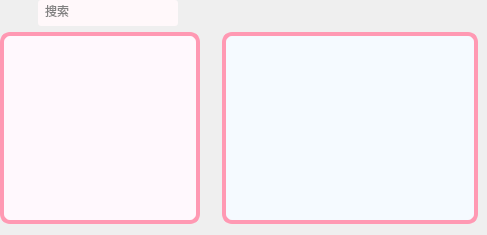
      <widget class="QWidget" name="page_friends">
       <layout class="QGridLayout" name="gridLayout_4">
        <property name="leftMargin">
         <number>0</number>
        </property>
        <property name="topMargin">
         <number>0</number>
        </property>
        <property name="rightMargin">
         <number>9</number>
        </property>
        <property name="bottomMargin">
         <number>11</number>
        </property>
        <item row="1" column="1">
         <widget class="CustomTextEdit" name="edit_show2">
          <property name="enabled">
           <bool>true</bool>
          </property>
          <property name="sizePolicy">
           <sizepolicy hsizetype="Expanding" vsizetype="Expanding">
            <horstretch>0</horstretch>
            <verstretch>0</verstretch>
           </sizepolicy>
          </property>
          <property name="mouseTracking">
           <bool>false</bool>
          </property>
          <property name="contextMenuPolicy">
           <enum>Qt::ContextMenuPolicy::ActionsContextMenu</enum>
          </property>
          <property name="styleSheet">
           <string notr="true">QTextEdit {
    font: 12pt &quot;Microsoft YaHei UI&quot;;
    border: 4px solid rgba(255, 153, 179, 1);
    border-radius: 10px;
    background: rgba(245, 250, 255, 1);
    padding: 5px;
}

QScrollBar:vertical {
    width: 12px;
    background: #f0f0f0;
    border-radius: 6px;
    margin: 0px;
    padding: 0px;
}

QScrollBar::handle:vertical {
    background: #888;
    min-height: 40px;
    border-radius: 6px;
    margin: 0px;
}

QScrollBar::handle:vertical:hover {
    background: #555;
}

QScrollBar::add-line:vertical, QScrollBar::sub-line:vertical {
    height: 0px;
    background: none;
}

QScrollBar::add-page:vertical, QScrollBar::sub-page:vertical {
    background: none;
}

TalkStacked QScrollBar:vertical {
    width: 12px;
    background: #f0f0f0;
    border-radius: 6px;
    margin: 0;
    padding: 0;
}
TalkStacked QScrollBar::handle:vertical {
    background: #888;
    min-height: 40px;
    border-radius: 6px;
    margin: 0;
}
TalkStacked QScrollBar::handle:vertical:hover {
    background: #555;
}</string>
          </property>
         </widget>
        </item>
        <item row="1" column="0">
         <widget class="FriendList" name="list_friends">
          <property name="sizePolicy">
           <sizepolicy hsizetype="Fixed" vsizetype="Expanding">
            <horstretch>0</horstretch>
            <verstretch>0</verstretch>
           </sizepolicy>
          </property>
          <property name="minimumSize">
           <size>
            <width>200</width>
            <height>0</height>
           </size>
          </property>
          <property name="maximumSize">
           <size>
            <width>200</width>
            <height>16777215</height>
           </size>
          </property>
          <property name="cursor" stdset="0">
           <cursorShape>ArrowCursor</cursorShape>
          </property>
          <property name="contextMenuPolicy">
           <enum>Qt::ContextMenuPolicy::NoContextMenu</enum>
          </property>
          <property name="styleSheet">
           <string notr="true">QListView {
font: 450 11pt &quot;Microsoft YaHei UI Light&quot;;
border: 4px solid rgba(255, 153, 179, 1);
border-radius: 10px;
background: rgb(255, 248, 253);
padding: 5px;
}

QScrollBar:vertical {
width: 7px;
background: #f0f0f0;
border-radius: 8px;
}

QScrollBar::handle:vertical {
background: #888;
min-height: 40px;
border-radius: 10px;
}

QScrollBar::handle:vertical:hover {
background: #555;
}

QScrollBar::add-line:vertical, QScrollBar::sub-line:vertical {
background: none;
}

QScrollBar::add-page:vertical, QScrollBar::sub-page:vertical {
background: none;
}</string>
          </property>
          <property name="sizeAdjustPolicy">
           <enum>QAbstractScrollArea::SizeAdjustPolicy::AdjustIgnored</enum>
          </property>
          <property name="dragEnabled">
           <bool>false</bool>
          </property>
          <property name="dragDropMode">
           <enum>QAbstractItemView::DragDropMode::DropOnly</enum>
          </property>
          <property name="selectionBehavior">
           <enum>QAbstractItemView::SelectionBehavior::SelectRows</enum>
          </property>
          <property name="iconSize">
           <size>
            <width>100</width>
            <height>100</height>
           </size>
          </property>
          <property name="horizontalScrollMode">
           <enum>QAbstractItemView::ScrollMode::ScrollPerItem</enum>
          </property>
          <property name="movement">
           <enum>QListView::Movement::Static</enum>
          </property>
          <property name="resizeMode">
           <enum>QListView::ResizeMode::Fixed</enum>
          </property>
          <property name="viewMode">
           <enum>QListView::ViewMode::ListMode</enum>
          </property>
          <property name="uniformItemSizes">
           <bool>false</bool>
          </property>
          <property name="batchSize">
           <number>100</number>
          </property>
          <property name="selectionRectVisible">
           <bool>false</bool>
          </property>
         </widget>
        </item>
        <item row="0" column="0">
         <layout class="QHBoxLayout" name="horizontalLayout_13">
          <item>
           <widget class="QPushButton" name="but_logo2">
            <property name="sizePolicy">
             <sizepolicy hsizetype="Fixed" vsizetype="Fixed">
              <horstretch>0</horstretch>
              <verstretch>0</verstretch>
             </sizepolicy>
            </property>
            <property name="minimumSize">
             <size>
              <width>0</width>
              <height>26</height>
             </size>
            </property>
            <property name="styleSheet">
             <string notr="true">background:transparent;
 border: none;
</string>
            </property>
            <property name="text">
             <string/>
            </property>
            <property name="icon">
             <iconset theme="QIcon::ThemeIcon::EditFind"/>
            </property>
           </widget>
          </item>
          <item alignment="Qt::AlignmentFlag::AlignLeft|Qt::AlignmentFlag::AlignTop">
           <widget class="LineSerach" name="line_search2">
            <property name="sizePolicy">
             <sizepolicy hsizetype="Fixed" vsizetype="Fixed">
              <horstretch>0</horstretch>
              <verstretch>0</verstretch>
             </sizepolicy>
            </property>
            <property name="minimumSize">
             <size>
              <width>140</width>
              <height>26</height>
             </size>
            </property>
            <property name="maximumSize">
             <size>
              <width>140</width>
              <height>26</height>
             </size>
            </property>
            <property name="mouseTracking">
             <bool>false</bool>
            </property>
            <property name="contextMenuPolicy">
             <enum>Qt::ContextMenuPolicy::NoContextMenu</enum>
            </property>
            <property name="styleSheet">
             <string notr="true">font: 10pt &quot;Microsoft YaHei UI&quot;;
border-radius: 3px;
background: rgba(255, 248, 250, 1); 
color: grey;
padding: 5px;</string>
            </property>
            <property name="text">
             <string>搜索</string>
            </property>
            <property name="maxLength">
             <number>20</number>
            </property>
           </widget>
          </item>
          <item alignment="Qt::AlignmentFlag::AlignLeft|Qt::AlignmentFlag::AlignTop">
           <widget class="QPushButton" name="but_addfriends">
            <property name="sizePolicy">
             <sizepolicy hsizetype="Fixed" vsizetype="Fixed">
              <horstretch>0</horstretch>
              <verstretch>0</verstretch>
             </sizepolicy>
            </property>
            <property name="minimumSize">
             <size>
              <width>0</width>
              <height>26</height>
             </size>
            </property>
            <property name="cursor">
             <cursorShape>PointingHandCursor</cursorShape>
            </property>
            <property name="styleSheet">
             <string notr="true">background:transparent;
 border: none;
</string>
            </property>
            <property name="text">
             <string/>
            </property>
            <property name="icon">
             <iconset theme="QIcon::ThemeIcon::ContactNew"/>
            </property>
           </widget>
          </item>
         </layout>
        </item>
       </layout>
      </widget>
